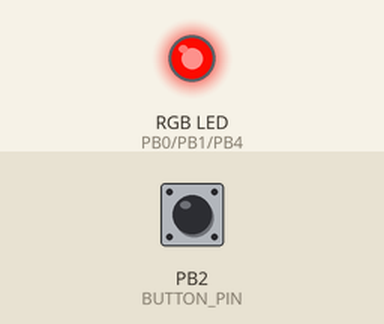
A sketch run on a simulated ATtiny85, built with avr-gcc and run on an emulated ATtiny85. Parts: an RGB LED mixed from three pins (HIGH = lit). The inputs (shaded band) are chosen by the test bench; at power-on: PB2 (BUTTON_PIN) HIGH. Dim RGB values are drawn brighter than linear.

Above: at 1.27 s.
1.3 s: PB2 (BUTTON_PIN) pulled LOW for 0.15 s
4.3 s: PB2 (BUTTON_PIN) pulled LOW for 1 s
At 6.0 s:
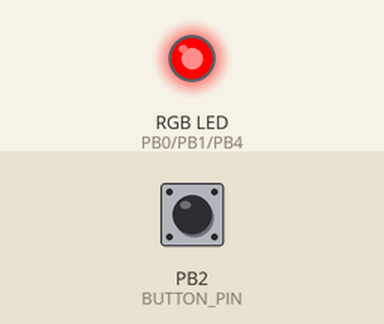
7.3 s: PB2 (BUTTON_PIN) pulled LOW for 3.2 s
At 11.7 s:
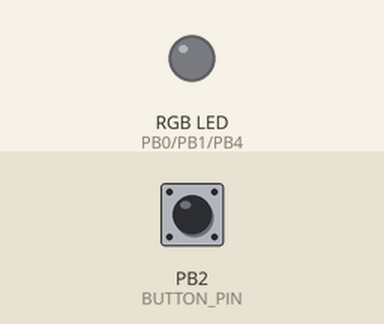
12.2 s: PB2 (BUTTON_PIN) pulled LOW for 0.15 s
At 17.68 s:
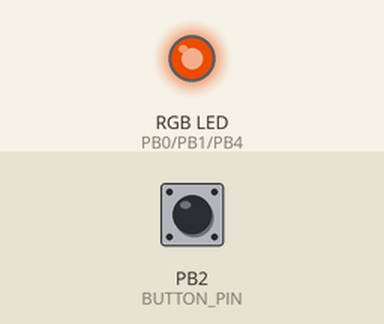
Timing chart, 0 to 25.7 s (numbered marks = the images above; inputs shaded):
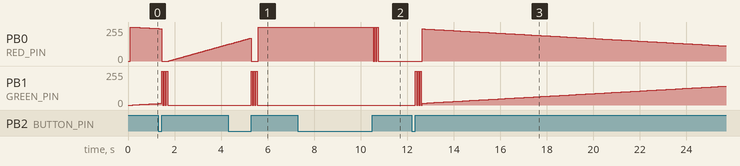

The sketch:

RGB.ino
```cpp
#define RED_PIN    0  // PB0 - PWM Supported
#define GREEN_PIN  1  // PB1 - PWM Supported
#define BLUE_PIN   4  // PB4 - PWM Supported
#define BUTTON_PIN 2  // Button to cycle through modes

int currentMode = 0;
unsigned long lastDebounceTime = 0;
unsigned long debounceDelay = 50;
unsigned long longPressDuration = 1000;
unsigned long buttonPressTime = 0;
bool buttonPressed = false; // Track button state
int breathingColor = 0;
unsigned long previousMillis = 0;  // Stores the last time the effect was updated
const long fadeInterval = 20;      // Interval to update the LED (in milliseconds)
const long offInterval = 1000;     // Interval to keep the LED off (in milliseconds)
int effectPhase = 0;               // 0: fading in, 1: fading out, 2: off
int fadeValue = 0;                 // Current fade value (0 to 255)
int colorIndex = 0;                // Index for the color array

void setup() {
  pinMode(RED_PIN, OUTPUT);
  pinMode(GREEN_PIN, OUTPUT);
  pinMode(BLUE_PIN, OUTPUT);
  pinMode(BUTTON_PIN, INPUT_PULLUP);  // Use internal pull-up resistor
}

void loop() {
  // Button press handling
  if (digitalRead(BUTTON_PIN) == LOW) {
    if (!buttonPressed) {
      buttonPressed = true;
      buttonPressTime = millis();  // Record the time when the button is pressed
    }
  } else {
    if (buttonPressed) {
      buttonPressed = false;
      if ((millis() - buttonPressTime) > longPressDuration) {
        lightFlickerRed();
        delay(120);
        currentMode = 12;  // Set to 12 for long press
      } else {
        lightFlicker();
        currentMode++;
        if (currentMode > 12) {  // Updated to 12 to match the number of cases
          currentMode = 0;
        }
      }
    }
  }

  // Execute current mode
  switch (currentMode) {
    case 0:
      rainbowEffect();  // Rainbow effect
      break;
    case 1:
      breathingEffect();  // Breathing effect with color change
      break;
    case 2:
      staticColor(255, 0, 0);  // Static Red
      break;
    case 3:
      staticColor(0, 255, 0);  // Static Green
      break;
    case 4:
      staticColor(0, 0, 255);  // Static Blue
      break;
    case 5:
      staticColor(255, 255, 0);  // Static Yellow
      break;
    case 6:
      staticColor(255, 165, 0);  // Static Orange
      break;
    case 7:
      staticColor(255, 0, 255);  // Static Magenta
      break;
    case 8:
      staticColor(0, 255, 255);  // Static Cyan
      break;
    case 9:
      staticColor(238, 130, 238);  // Static Violet
      break;
    case 10:
      staticColor(75, 0, 130);  // Static Indigo
      break;
    case 11:
      staticColor(255, 255, 255);  // Static White
      break;
    case 12:
      staticColor(0, 0, 0);  // LEDs Off
      break;
  }
}

// Static Color Function
void staticColor(int redValue, int greenValue, int blueValue) {
  analogWrite(RED_PIN, redValue);
  analogWrite(GREEN_PIN, greenValue);
  analogWrite(BLUE_PIN, blueValue);
}

// Light Flicker Effect
void lightFlicker() {
  for (int i = 0; i < 3; i++) { // Flicker 3 times
    analogWrite(RED_PIN, 0);
    analogWrite(GREEN_PIN, 255);
    analogWrite(BLUE_PIN, 0);
    delay(50); // On
    analogWrite(RED_PIN, 0);
    analogWrite(GREEN_PIN, 0);
    analogWrite(BLUE_PIN, 0);
    delay(50); // Off
  }
}

// Light Flicker Effect (Red)
void lightFlickerRed() {
  for (int i = 0; i < 3; i++) { // Flicker 3 times
    analogWrite(RED_PIN, 255);
    analogWrite(GREEN_PIN, 0);
    analogWrite(BLUE_PIN, 0);
    delay(50); // On
    analogWrite(RED_PIN, 0);
    analogWrite(GREEN_PIN, 0);
    analogWrite(BLUE_PIN, 0);
    delay(50); // Off
  }
}

// Rainbow Effect
// Rainbow Effect (Slowed Down)
void rainbowEffect() {
  static unsigned long lastMillis = 0;
  const unsigned long updateInterval = 100;  // Slower interval, 100 milliseconds

  if (millis() - lastMillis > updateInterval) {
    static int colorIndex = 0;
    static int phase = 0;

    if (phase == 0) {
      analogWrite(RED_PIN, 255 - colorIndex);
      analogWrite(GREEN_PIN, colorIndex);
      analogWrite(BLUE_PIN, 0);
    } else if (phase == 1) {
      analogWrite(RED_PIN, 0);
      analogWrite(GREEN_PIN, 255 - colorIndex);
      analogWrite(BLUE_PIN, colorIndex);
    } else if (phase == 2) {
      analogWrite(RED_PIN, colorIndex);
      analogWrite(GREEN_PIN, 0);
      analogWrite(BLUE_PIN, 255 - colorIndex);
    }

    colorIndex = (colorIndex + 1) % 256;
    if (colorIndex == 0) {
      phase = (phase + 1) % 3;
    }

    lastMillis = millis();
  }
}


// Breathing Effect (Modified with Proper Color Reset)
void breathingEffect() {
  unsigned long currentMillis = millis();

  switch (effectPhase) {
    case 0: // Fading in
      if (currentMillis - previousMillis >= fadeInterval) {
        previousMillis = currentMillis;
        fadeValue++;
        if (fadeValue >= 255) {
          fadeValue = 255;
          effectPhase = 1; // Move to fading out
        }
        updateLED(fadeValue);
      }
      break;

    case 1: // Fading out
      if (currentMillis - previousMillis >= fadeInterval) {
        previousMillis = currentMillis;
        fadeValue--;
        if (fadeValue <= 0) {
          fadeValue = 0;
          effectPhase = 2; // Move to off
          previousMillis = currentMillis; // Reset time for the off phase
        }
        updateLED(fadeValue);
      }
      break;

    case 2: // LED off
      if (currentMillis - previousMillis >= offInterval) {
        previousMillis = currentMillis;
        effectPhase = 0; // Restart the effect
        colorIndex = (colorIndex + 1) % 11; // Move to next color in the array
        if (colorIndex > 7) {  // Reset after the last color
          colorIndex = 0;  // Start back at Red
        }
      }
      break;
  }
}

void updateLED(int brightness) {
  int colors[8][3] = {
    {255, 0, 0},    // Red
    {0, 255, 0},    // Green
    {0, 0, 255},    // Blue
    {255, 165, 0},  // Orange
    {255, 0, 255},  // Magenta
    {0, 255, 255},  // Cyan
    {148, 0, 211},  // Purple
    {255, 255, 255} // White
  };

  // Properly calculate brightness scaling for each color component
  int redValue = colors[colorIndex][0] * brightness / 255;
  int greenValue = colors[colorIndex][1] * brightness / 255;
  int blueValue = colors[colorIndex][2] * brightness / 255;

  // Update PWM values for the ATtiny85
  analogWrite(RED_PIN, redValue);
  analogWrite(GREEN_PIN, greenValue);
  analogWrite(BLUE_PIN, blueValue);
}
```

Measured:
- after the input at 4.3 s, PB1 (GREEN_PIN): alternates 255/255 for 0.05 s and 0/255 for 0.05 s, 6 changes in all, then stays 0/255, starting after 1.0 s
- after the input at 7.3 s, PB0 (RED_PIN): 255/255 → 0/255 after 3.3 s
- after the input at 12.2 s, PB0 (RED_PIN): 0/255 → 241/255 after 0.45 s, → 240/255 0.10 s later, → 239/255 0.10 s later, → 238/255 0.10 s later, … (129 changes in this stretch); PB1 (GREEN_PIN): ramps from 0/255 to 255/255 and jumps back, once every 0.10 s
